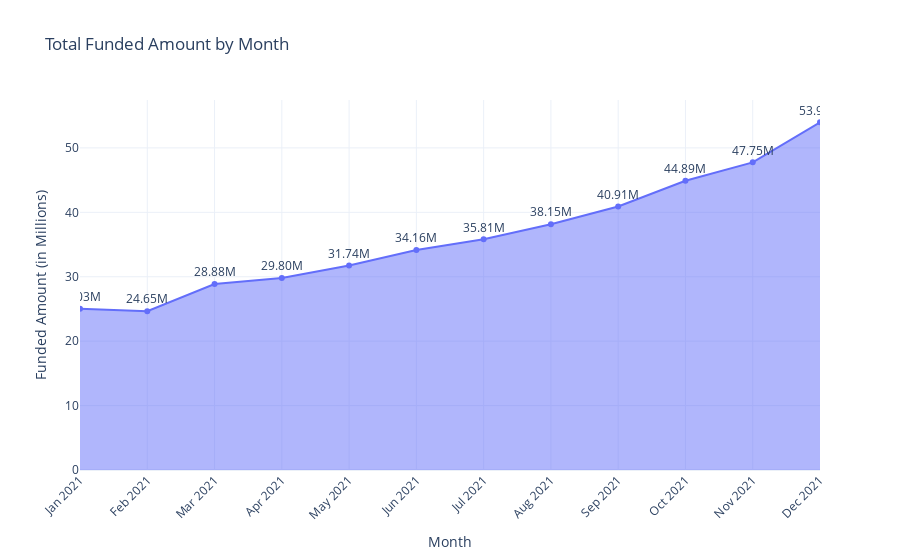

Notebook cell for this chart:
### Markdown cell above
#### Total Funded Amount by Month

### Code cell
# Prepare the data for the plot
monthly_funded = (
    df.sort_values('issue_date')
    .assign(month_name=lambda x: x['issue_date'].dt.strftime('%b %Y'))
    .groupby('month_name', sort=False)['loan_amount']
    .sum()
    .div(1000000)
    .reset_index(name='total_fund')
)

# Create an interactive area plot with Plotly Express
fig = px.area(
    monthly_funded,
    x='month_name',
    y='total_fund',
    title='Total Funded Amount by Month',
    labels={'month_name': 'Month', 'total_fund': 'Funded Amount (in Millions)'},
    markers=True,
    text=monthly_funded['total_fund'].apply(lambda x: f'{x:.2f}M')
)

# Update layout for a cleaner look
fig.update_layout(
    xaxis_tickangle=-45,
    yaxis_title='Funded Amount (in Millions)',
    xaxis_title='Month',
    template='plotly_white',
    hovermode='x unified'
)

# Update traces for text labels
fig.update_traces(
    textposition='top center'
)

# Show the plot
fig.show()

### Figure 1 — Plotly figure (JSON) as saved in the notebook; plotly's stock layout.template omitted (floating-point values rounded to 4 significant figures)
{"data": [{"fillpattern": {"shape": ""}, "hovertemplate": "Month=%{x}<br>Funded Amount (in Millions)=%{y}<br>text=%{text}<extra></extra>", "legendgroup": "", "line": {"color": "#636efa"}, "marker": {"symbol": "circle"}, "mode": "lines+markers+text", "name": "", "orientation": "v", "showlegend": false, "stackgroup": "1", "text": ["25.03M", "24.65M", "28.88M", "29.80M", "31.74M", "34.16M", "35.81M", "38.15M", "40.91M", "44.89M", "47.75M", "53.98M"], "textposition": "top center", "type": "scatter", "x": ["Jan 2021", "Feb 2021", "Mar 2021", "Apr 2021", "May 2021", "Jun 2021", "Jul 2021", "Aug 2021", "Sep 2021", "Oct 2021", "Nov 2021", "Dec 2021"], "xaxis": "x", "y": [25.03, 24.65, 28.88, 29.8, 31.74, 34.16, 35.81, 38.15, 40.91, 44.89, 47.75, 53.98], "yaxis": "y"}], "layout": {"hovermode": "x unified", "legend": {"tracegroupgap": 0}, "title": {"text": "Total Funded Amount by Month"}, "xaxis": {"anchor": "y", "domain": [0, 1], "tickangle": -45, "title": {"text": "Month"}}, "yaxis": {"anchor": "x", "domain": [0, 1], "title": {"text": "Funded Amount (in Millions)"}}}}
